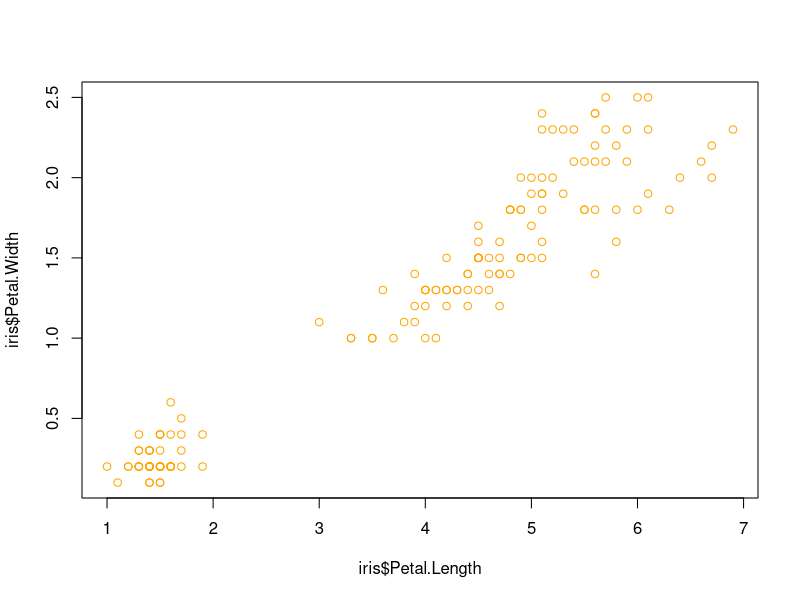
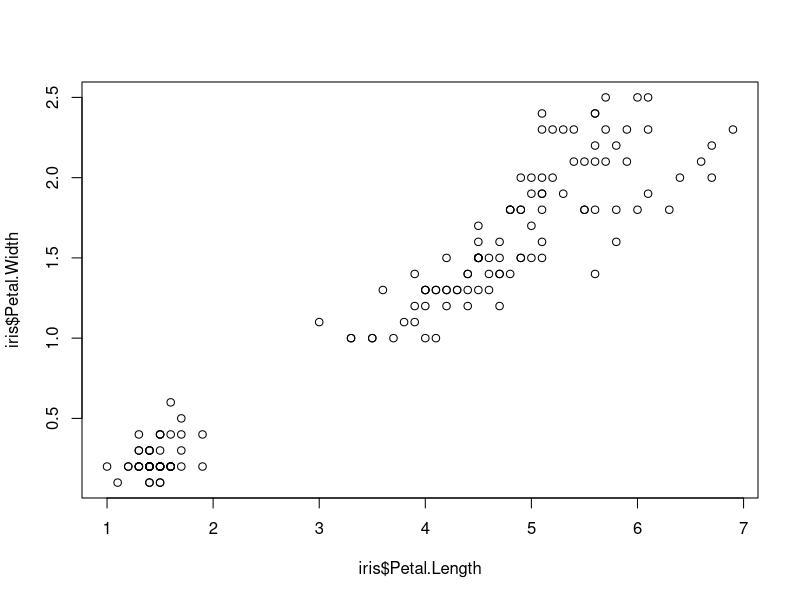
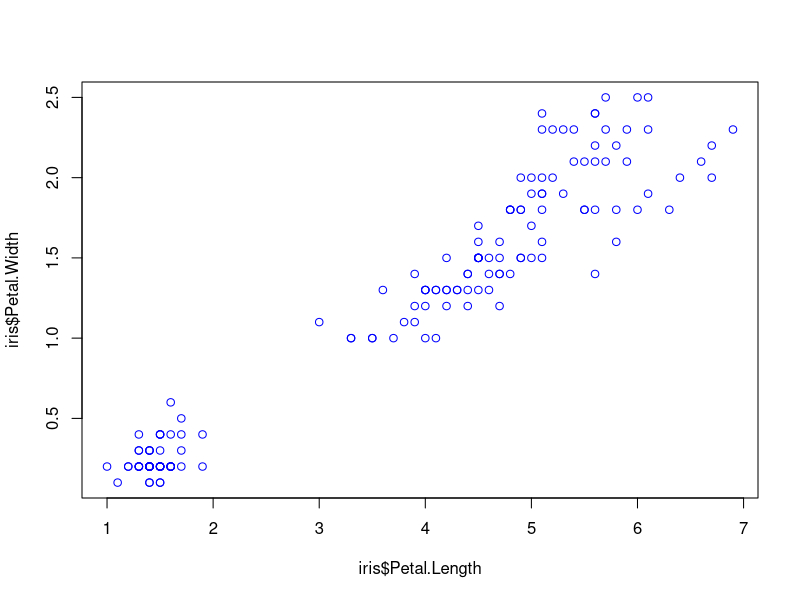
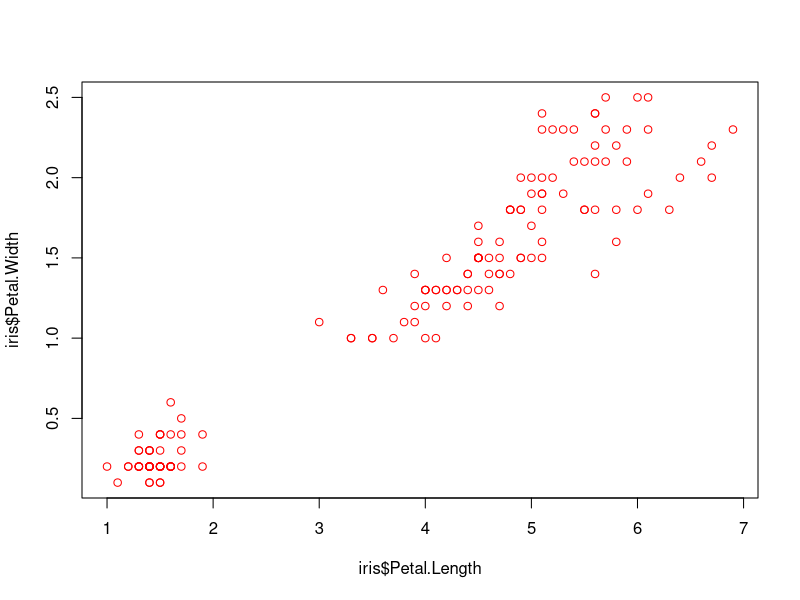
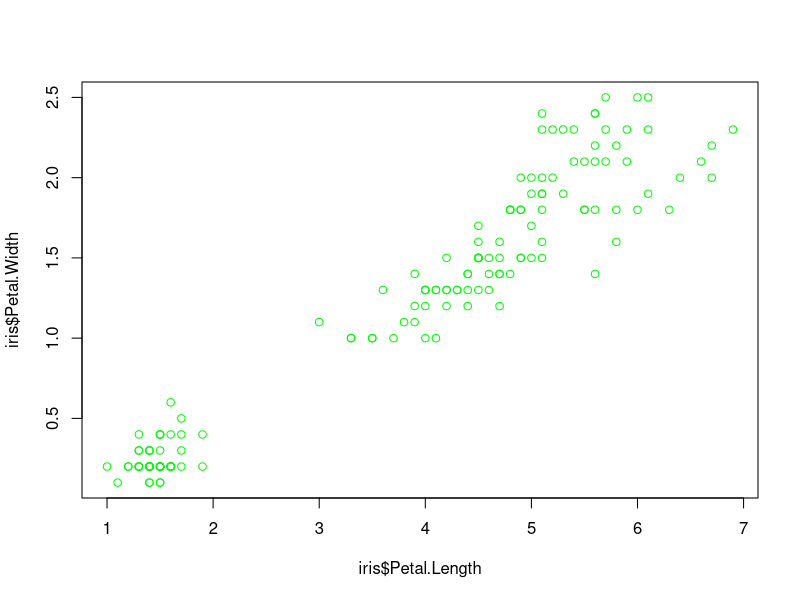
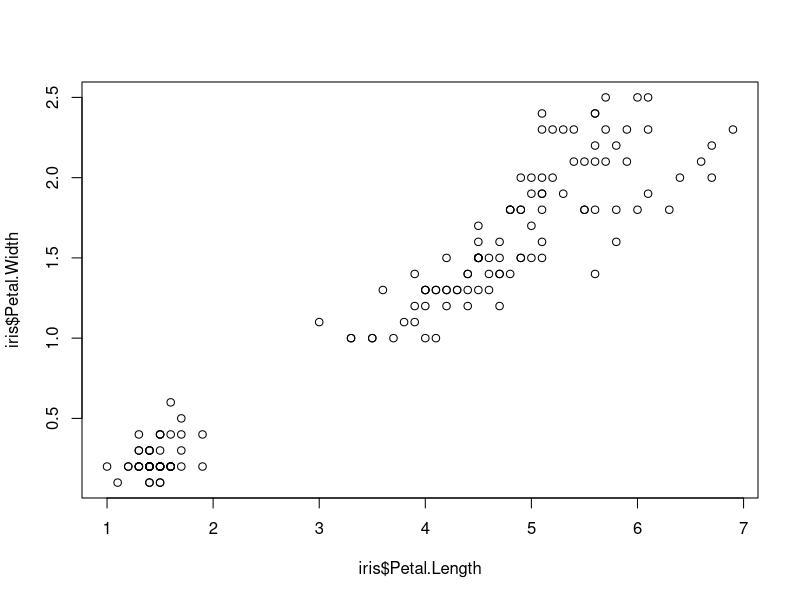
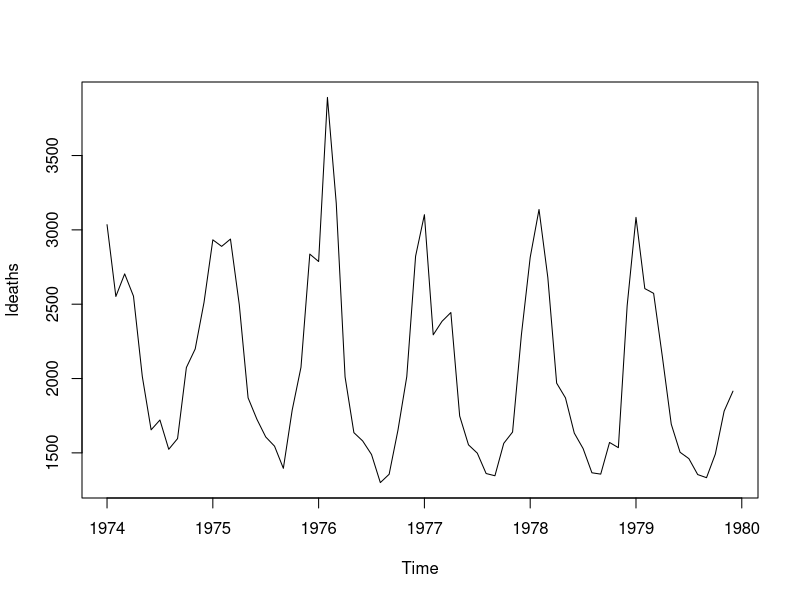
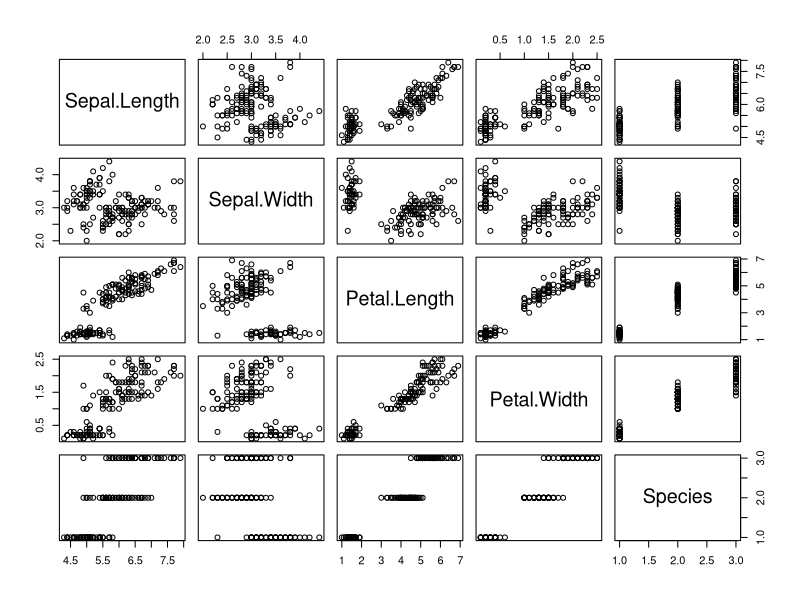

Here is the R script that generated these plots, in order:
## ---- chunk 1
knitr::opts_chunk$set(echo = TRUE)
library(ggplot2)
## ---- chunk 2
#open a new window
#windows() #on a pc
quartz() #on a mac

#current device
dev.cur()
## ---- chunk 3
?iris
head(iris)
str(iris)

# ================================================== #
# 1. scatter plot of petal width vs. length (RMD)
plot(iris$Petal.Length, iris$Petal.Width)

# open new device first
quartz()
plot(iris$Petal.Length, iris$Petal.Width)
dev.off()

# repeat in console
plot(iris$Petal.Length, iris$Petal.Width, col="orange")
dev.cur()

# ================================================== #
# plot directly from console
plot(iris$Petal.Length, iris$Petal.Width)

# plot directly from console, with blue points
plot(iris$Petal.Length, iris$Petal.Width, col="blue")

# ================================================== #
# plot directly from console
plot(iris$Petal.Length, iris$Petal.Width, col="red")

# plot directly from console, with blue points
plot(iris$Petal.Length, iris$Petal.Width, col="green")
dev.off()  # what happened to the plot?

## ---- chunk 4
# ================================================== #
# plot to PDF file in RMD (execute all at once)
pdf("iris_plot.pdf")
plot(iris$Petal.Length, iris$Petal.Width, col="purple")
dev.off()
dev.cur()

# ================================================== #
# repeat in console

pdf("iris_plot.pdf")
plot(iris$Petal.Length, iris$Petal.Width, col="magenta")
dev.off()

dev.cur()
## ---- chunk 5
plot(ldeaths)
## ---- chunk 6
head(iris)
str(iris)
plot(iris)
## ---- chunk 7
plot(x=iris$Sepal.Length,
     y=iris$Sepal.Width)
## ---- chunk 8
# ================================================== #
# facy plot
x=iris$Sepal.Length
y=iris$Sepal.Width

plot(x, y,
     pch = 15, # 23
     col = "blue",
     cex = 0.5,
     xlab='Sepal length, mm',
     ylab='Sepal width, mm')

# ================================================== #
# add a regression line
# this throws an error if try to use dataframe cols directly
# this is because the function wants a matrix or vector object
abline(lm(y ~ x))
## ---- chunk 9
plot(x=iris$Sepal.Length,
     y=iris$Sepal.Width,
     col='red') # pass a single value to color *all* points the same way
## ---- chunk 10
# ================================================== #
# default
plot(x=iris$Sepal.Length,
     y=iris$Sepal.Width,
     col=iris$Species)

# use different colors
plot(x=iris$Sepal.Length,
     y=iris$Sepal.Width,
     col=c("red","green","blue"))
## ---- chunk 11
# ================================================== #
# make a copy of the Species column and check the levels
species_colors = iris$Species
levels(species_colors) 

# ================================================== #
# set color names as levels
levels(species_colors) = c("orange","purple","aquamarine")
species_colors                # what is this vector?
str(species_colors)           # is it already a factor?

# try this
plot(iris$Sepal.Length,
     y=iris$Sepal.Width,
     col=species_colors)

# ================================================== #
# huh? we need to convert the factor vector to a character vector
# why? these are not already part of the data frame (I don't get this behavior)
species_colors = as.character(species_colors)
plot(x=iris$Sepal.Length,
     y=iris$Sepal.Width,
     col=species_colors)
## ---- chunk 12
library(ggplot2)
head(iris)

# ================================================== #
# quick plot with defaults
qplot(x=Sepal.Length,
      y=Sepal.Width,
      data=iris,
      geom=c("point"),
      color=Species,
      xlab='Sepal length, mm',
      ylab='Sepal width, mm')
## ---- chunk 13
ggplot(data=iris,                    # specify the data frame
       mapping=aes(x=Sepal.Length,   # add aesthetics
                   y=Sepal.Width)) +
  geom_point() +                     # add geometry
  theme_grey() +                     # add a theme (this is actually the default theme)
  xlab('Sepal length, mm') +         # add axis labels
  ylab('Sepal width, mm')
## ---- chunk 14
# ================================================== #
# global aes mapping by factor group
ggplot(data=iris, 
       mapping=aes(x=Sepal.Length,
                   y=Sepal.Width,
                   color=Species)) + # global color
  geom_point() +
  xlab('Sepal length, mm') +
  ylab('Sepal width, mm')

# ================================================== #
# mapping to data to aes can also go inside a geometry
ggplot(data=iris, 
       mapping=aes(x=Sepal.Length,
                   y=Sepal.Width)) +
  geom_point(mapping=aes(color=Species)) # geom color

# ================================================== #
# manual mapping of ALL data to the same color

# can do this globally ...
ggplot(data=iris,
       mapping=aes(x=Sepal.Length,
                   y=Sepal.Width, color="red")) +
  geom_point()

# ... or in the geom layer
ggplot(data=iris,
       mapping=aes(x=Sepal.Length,
                   y=Sepal.Width)) +
  geom_point(color="red")
## ---- chunk 15
hist(iris$Sepal.Length)
## ---- chunk 16
# do it in steps
virgnica_rows = which(iris$Species=='virginica')
iris_virginica = iris[virgnica_rows,]
hist(iris_virginica$Sepal.Length)

# ================================================== #
# do it in one go
hist(iris[which(iris$Species=='virginica'), "Sepal.Length"])

# prettier
hist(iris[which(iris$Species=='virginica'), "Sepal.Length"],
     xlab='Sepal length, mm',
     main='Sepal length for Virginica')
## ---- chunk 17
qplot(x=Sepal.Length,
      data=iris,
      fill=Species,
      color=Species,   # here color applies to the borders!
      alpha=0.2)       # make the bars semi-transparent
## ---- chunk 18
ggplot(data=iris,
       mapping=aes(x=Sepal.Length,
                   fill=Species,
                   color=Species))  +
  geom_histogram(alpha=0.2)
## ---- chunk 19
# ================================================== #
# create sample data
sampleData.df = data.frame(Control=sample(20,5),
                           Nitrogen=sample(20,5),
                           Phospate=sample(20,5))
rownames(sampleData.df) = c("GeneA","GeneB","GeneC", "GeneD", "GeneE")
sampleData.df # take a look

# ================================================== #
# genes in Control condition (a single vector)
barplot(height=sampleData.df$Control,
        names.arg=row.names(sampleData.df))

# ================================================== #
# matrix with stacked bars
barplot(height=as.matrix(sampleData.df))
#barplot(height = sampleData.df) # this does not work!

# ================================================== #
# side-by-side bars in the rainbow palette, horizontal orientation
barplot(height=as.matrix(sampleData.df),
        beside=TRUE,
        horiz=TRUE,
        col=rainbow(4))
## ---- chunk 20
barplot(height=as.matrix(sampleData.df),
        beside=TRUE,
        horiz=TRUE,
        col=rainbow(5)) # use the right number of colors

# add a legend
legend(15, 10, legend = rownames(sampleData.df), fill = rainbow(5))
## ---- chunk 21
barplot(height=as.matrix(sampleData.df),
        beside=TRUE,
        horiz=TRUE,
        xlim = c(0,25),
        col=rainbow(5)) # use the right number of colors

# add a legend
legend(20, 14, legend = rownames(sampleData.df), fill = rainbow(5))

## ---- chunk 22
# ================================================== #
# transform wide to long format
sampleData.df.long = stack(sampleData.df)
head(sampleData.df.long) # check

# ================================================== #
# Let's rename "ind" to "Condition"
colnames(sampleData.df.long)[2] = "Condition"

# ================================================== #
# Let's also add a "Gene" column
# Since there are 5 genes and 3 conditions, we will just replicate the 5 gene names 3 times.
sampleData.df.long$Gene = rep(rownames(sampleData.df),3)
head(sampleData.df.long) # check
## ---- chunk 23
# ================================================== #
# stacked
ggplot(data=sampleData.df.long,
       aes(x=Condition,
           y=values,
           fill=Gene)) +
  geom_bar(stat="identity",
           color="black")

# ================================================== #
# side-by-side
ggplot(data=sampleData.df.long,
       aes(x=Condition,
           y=values,
           fill=Gene)) +
  geom_bar(stat="identity",
           color="black",
           position=position_dodge())
